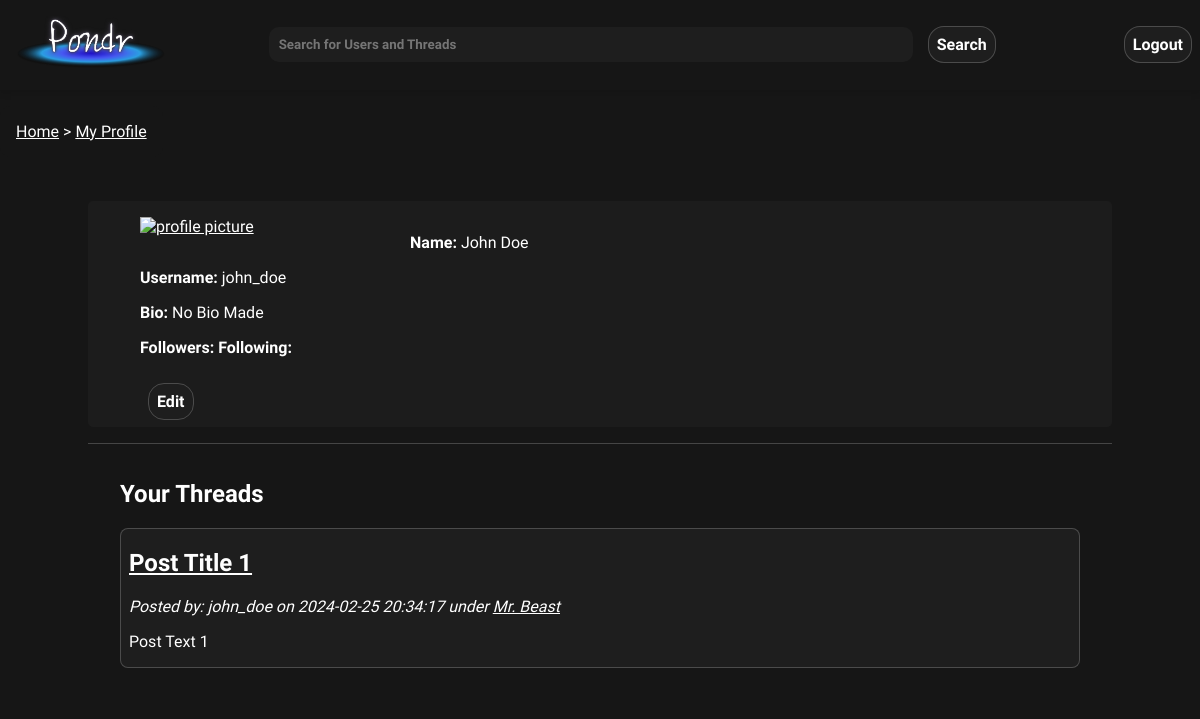
The app's page /pages/my_profile.php (signed in) with its own data.
### tables this page shows
CREATE TABLE users (
    userId INT AUTO_INCREMENT,
    utype BIT(1) NOT NULL,  
    fName VARCHAR(255) NOT NULL,
    lName VARCHAR(255) NOT NULL,
    uName VARCHAR(255) NOT NULL UNIQUE,
    email VARCHAR(255) NOT NULL UNIQUE,
    pass VARCHAR(255) NOT NULL,
    bio VARCHAR(1000) NOT NULL,  
    pfp VARCHAR(255),
    recoveryKey VARCHAR(255) NOT NULL,
    PRIMARY KEY(userId)
);

CREATE TABLE posts (
    postId INT AUTO_INCREMENT,
    userId INT NOT NULL, 
    postDate DATETIME NOT NULL,  
    title VARCHAR(255) NOT NULL,
    text VARCHAR(3000) NOT NULL,  
    img VARCHAR(255),
    link VARCHAR(255),
    catId INT,
    likes INT NOT NULL DEFAULT 0,
    comment INT NOT NULL DEFAULT 0,
    PRIMARY KEY(postId,userId),
    FOREIGN KEY(userId) REFERENCES users(userId)
        ON DELETE CASCADE,
    FOREIGN KEY(catId) REFERENCES categories(catId)
        ON DELETE CASCADE
    
);

CREATE TABLE categories (
    catId INT AUTO_INCREMENT,
    userId INT NOT NULL,
    name VARCHAR(255) NOT NULL,
    description VARCHAR(255),
    count INT NOT NULL DEFAULT 0,  
    PRIMARY KEY(catId),
    FOREIGN KEY(userId) REFERENCES users(userId)
        ON DELETE CASCADE
);

### public/pages/my_profile.php (the view, shortened to what this page needs)
<!DOCTYPE html>
<html lang="en">
    <head>
        <link rel="stylesheet" href="../css/styles.css">
        <link rel="stylesheet" href="../css/profile.css">
    </head>
    <body>
        <?php require_once '../scripts/header.php';   ?>
        <?php require_once '../scripts/breadcrumbs.php'; ?>
        <main class="column-container margin-down">
            <section class="profile-container">
                <?php
                $sql = "SELECT fName,lName,uName,bio,pfp FROM users WHERE userId = ?";
                try {
                    $prstmt = $conn->prepare($sql);
                    $prstmt->bind_param("i", $uid);
                    $prstmt->execute();
                    $prstmt->bind_result($fName, $lName, $uName, $bio, $pfp);
                    if ($prstmt->fetch()) {
                        echo " <div class=\"profile-img\">";
                        echo "<a href=\"$pfp\"><img src=\"$pfp\" alt=\"profile picture\"></a>";
                        echo "</div>";
                        echo "<div class=\"profile-text\">";
                        echo "<p><b>Name:</b> $fName $lName </p> ";
                        echo "<p><b>Username:</b> $uName </p>";
                        echo "<p> <b>Bio:</b> $bio </p>";
                        echo "<p><span><b>Followers:</b>    <b>Following:</b>  </span></p>";
                        echo "<br>";
                        echo "<a href=\"my_profile_edit.php\" class=\"link-button\">Edit</a>";
                        echo "</div>";
                    } else {
                        echo "NO PROFILE INFO";
                    }
                } catch(mysqli_sql_exception $e) {
                    $code = $e->getCode();
                    echo "Failed to load profile. Error: $code";
                    if (isset ($prstmt)) {
                        $prstmt->close();
                    }
                }
                ?>
            </section>
            <section class="discussion-container">
                <h2>Your Threads</h2>
                <?php
                $sql1 = "SELECT p.postDate,p.title,p.text,p.img,u.uName,p.postId, c.catId, c.name FROM posts p JOIN users u ON p.userId = u.userId LEFT OUTER JOIN categories c ON p.catId = c.catId WHERE p.userId=? ORDER BY p.postDate DESC";
                try {
                    $prstmt = $conn->prepare($sql1);
                    $prstmt->bind_param("i", $uid);
                    $prstmt->execute();
                    $prstmt->bind_result($postDate, $title, $text, $img, $uName, $pid, $catId, $catName);
                    if ($prstmt->fetch()) {
                        echo "<div class=\"mini-thread\">";
                        echo "<article>";
                        echo "<a href=\"./thread.php?postId=$pid\"><h2>$title</h2></a>";
                        echo "<i>Posted by: $uName on <time> $postDate </time>" . ((isset ($catId)) ? " under <a href=\"./discussion.php?catId=$catId\">" . htmlspecialchars($catName) . "</a>" : "") . "</i>";
                        echo "<p> $text </p>";
                        echo " </article>";
                        echo "</div>";
                    } else {
                        echo "<p>No threads yet! Go make one!</p>";
                    }
                } catch (mysqli_sql_exception $e){
                    $code = $e->getCode();
                    echo "Failed to load your posts. Error: $code";
                    if (isset ($prstmt)) {
                        $prstmt->close();
                    }
                }
                ?>
            </section>
        </main>
    </body>
</html>

### public/css/styles.css (style rules this page uses)
:root { --background-color: #161616; --navbar-dark: linear-gradient(145deg, #0A0A0A, #161616); --button-border: rgba(255, 255, 255, 0.2); --text-color: #ffffff; --button-hover-bg: #2A2A2A; --input-background: #1E1E1E; --input-hover: rgba(255, 255, 255, 0.1); --highlight-color: #3A7FFB; --box-shadow: 0 4px 6px rgba(0, 0, 0, 0.1); --pondr-font: 'Quicksand', sans-serif; }
a { color: white; }
body { margin: 0; padding: 0; font-family: var(--pondr-font); background-color: var(--background-color); color:var(--text-color); transition: all 0.2s ease; }
input[type="text"], input[type="password"], input[type="email"], button, .link-button, .form-button, .form-container textarea, .form-container select { font-family: var(--pondr-font); background-color: var(--input-background); color: var(--text-color); border: 0.1em solid var(--button-border); border-radius: 1em; transition: all 0.3s ease-in; padding: 0.5em; text-decoration: none; margin: 0em 0.5em; font-weight:bold; outline: none; }
.margin-down { margin-top: 2vw; align-items:flex-start; margin-bottom: 5em; }
.column-container { display: flex; flex-direction: column; align-items: center; height: 94vh; }

### public/css/profile.css (style rules this page uses)
.profile-container { width: 80%; background: var(--dark-blue); border-radius:5px; padding: 1em 2em; background-color: #1c1c1c; }
.profile-text { margin-left:20px; }
.profile-img { float: left; margin-right: 20px; margin-left:20px; width: 250px; }
.profile-img img { width: 100%; }
.discussion-container { width: 80%; padding: 1em 2em; border-top: var(--button-border) solid 0.1em; margin-top: 1em; }
.mini-thread { display: flex; flex-direction: row; align-items: center; border: 0.1em solid var(--button-border); border-radius: 0.5em; margin: 0.5em 0; padding: 0 0.5em; background: var(--input-background); }
.mini-thread article { flex-grow: 1; margin-right: 1em; }
.mini-thread a { color: white; }
.mini-thread p { overflow: hidden; max-height: 4em; }

### records on screen
users: fName "John", lName "Doe", uName "john_doe", bio "No Bio Made"
posts: title "Post Title 1", userId.uName "john_doe", postDate "2024-02-25 20:34:17", catId.name "Mr. Beast", text "Post Text 1"

### other values on screen
$title "Home"
$title "My Profile"
